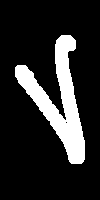
%> input picture 11Cal02modReady.bmp, 100 x 200 px
$ octave Neural.m   (GNU Octave 9; MATLAB toolbox functions it lacks are replaced by stand-ins)
%> lines starting %> are read from the running program, lines starting %| are printed output that depends on the picture; in (x1, y1, x2, y2) boxes, pixels count from 0 and x2, y2 are one past the last pixel; in counts of white or black regions, pixels touching at a corner belong together; the program's own positions count from 1
close all;
clear all;

Un = imread('11Cal02modReady.bmp');
%> Un is the input picture: size 200x100 uint8; 16.1% white; 1 white region, box (x1, y1, x2, y2) and area: (15, 35, 85, 164) 3211
Trois = imread('1Cal04modReady.bmp');
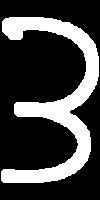
%> input picture 1Cal04modReady.bmp, 100 x 200 px
%> Trois is the input picture: size 200x100 uint8; 26% white; 1 white region, box (x1, y1, x2, y2) and area: (1, 17, 99, 183) 5196

VUn = double(Un(:));
VTrois = double(Trois(:));

M = [VUn VTrois];

Npop = 10;

P = -0.0001+0.0002*rand(size(M,2), size(M,1), Npop);

a = 0.0001;

Ms = zeros(size(M, 2), size(M, 2), Npop);
err = zeros(Npop,1);

it = 1000;

MeilleurErr2 = Inf;
Merr = zeros(it,1);

for j = 1:it
    j;
    for i = 1:Npop
        [Ms(:,:,i) err(i)] = PB4(P(:,:,i), M, a);
    end

    [err I] = sort(err, 'descend');
    P = P(:,:,I);

    MeilleurErr1 = err(10);
    MeilleurErr2 = min(MeilleurErr1, MeilleurErr2);
    Merr(j) = MeilleurErr2;
    if MeilleurErr2 == MeilleurErr1
        MeilleurPoids = P(:,:,10);
    end

    % choix aleatoire des elements pour la grande mutation
    eGM = ceil(size(P, 1)*size(P, 2)*rand(floor(Npop/3),1));

    s = [size(P, 1), size(P, 2)];

    [I,J] = ind2sub(s, eGM);

    for k = 1:floor(Npop/4)
        P(I(k),J(k),k) = -10+20*rand;
    end

    % choix aleatoire pour la petite mutation
    ePM = ceil(size(P, 1)*size(P, 1)*rand(floor(Npop - Npop/2),1));

    [I,J] = ind2sub(s, ePM);

    e = 0.000001;

    for k = 1:floor(Npop - Npop/2)
        if k ~= 1
            P(I(k),J(k),Npop-k) = P(I(k),J(k),10)-e+2*e*rand;
        else
            P(I(k),J(k),Npop-k) = P(I(k),J(k),Npop-k)-e+2*e*rand;
        end
    end

    % crossover
    for k = floor(Npop/4):floor(Npop/2)
        P(:,:,k) = (P(:,:,k) + MeilleurPoids(:,:))/2;
    end


end
%> this loop made 1000 passes
%> (MeilleurErr1, MeilleurErr2) on passes 5 to 7: (0.981, 0.981), (0.981, 0.981), (0.981, 0.981)
%> after the loop, MeilleurErr2 = 0.0768; Merr = 1000 values, max 1 at index 1, min 0.0768 at index 1000, mean 0.397; err = [2.04; 0.0771; 0.0771; 0.0771; 0.0771; 0.077; 0.077; 0.077; 0.0769; 0.0768]

figure,
subplot(1,2,1), plot(Merr);
subplot(1,2,2), bar3(exp(a*(MeilleurPoids*M))./(1+exp(a*(MeilleurPoids*M))));
%> after `bar3(exp(a*(MeilleurPoids*M))./(1+exp(a*(MeilleurPoids*M))))`:
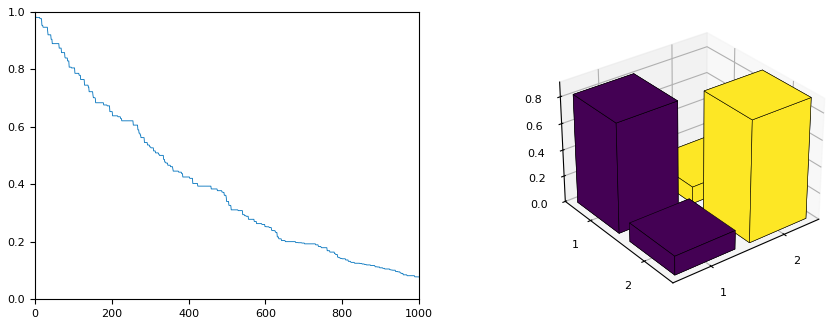
%> figure redrawn from the program's plot data, 2 panels; panel 1: curve peaks at x = 1, y = 1

MeilleurErr2
%> MeilleurErr2 = 0.0768

imwrite(MeilleurPoids, 'Modele.bmp');
